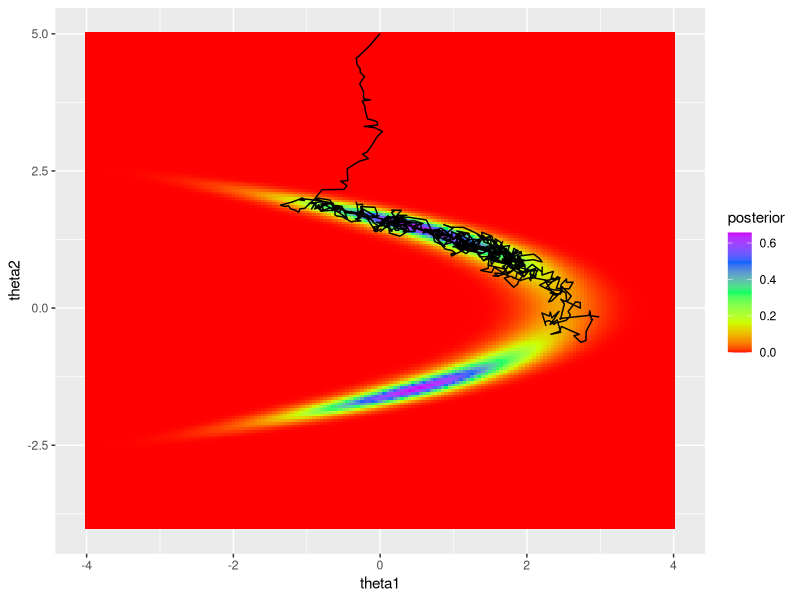
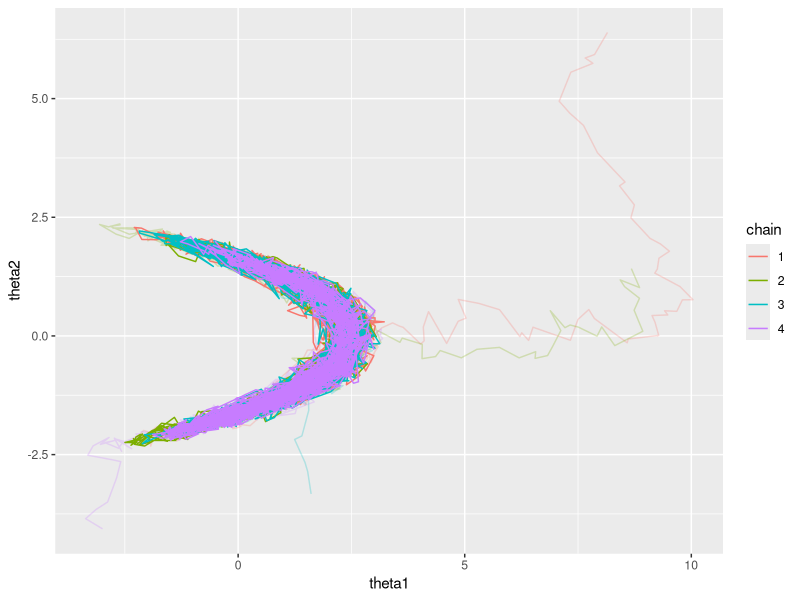
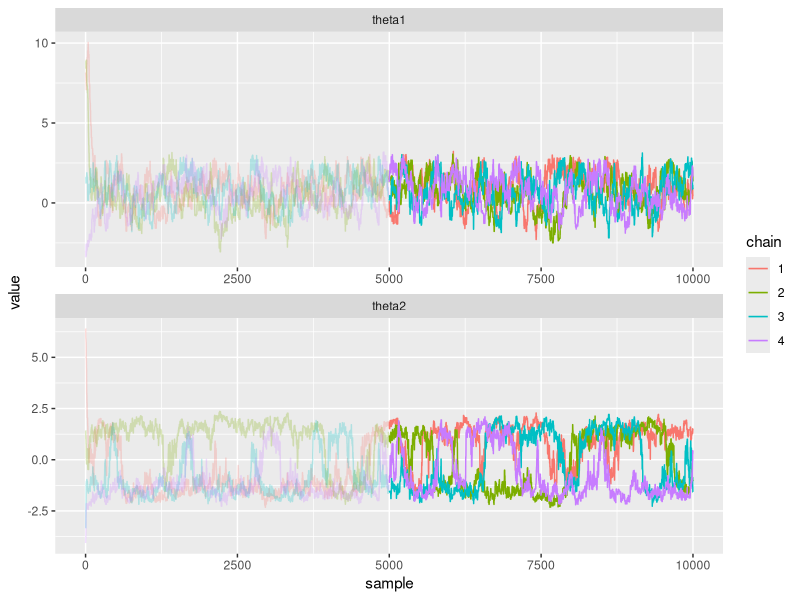

Reproduce these figures in R, in order.
## ---- chunk 1
knitr::opts_chunk$set(echo = TRUE)

library(tidyverse)
library(magrittr)
library(cowplot)
library(mvtnorm)
## ---- chunk 2
set.seed(12)

generate_proposal <- function(pars_now, jump_scale = 0.1) {

  n_pars <- length(pars_now)
  
  # Random draw from multivariate normal
  theta_star <- mvtnorm::rmvnorm(1,
                                 mean = pars_now,
                                 sigma = jump_scale*diag(n_pars))
  return(theta_star)
}
## ---- chunk 3
get_log_target_value <- function(X, pars) {
  
  # log(likelihood)
  sum(
    dnorm(X,
          mean = pars[1] + pars[2]^2, 
          sd = 1,
          log = TRUE)
      ) +
    
    # log(prior)
    dnorm(pars[1], 0, 1, log = TRUE) +
    dnorm(pars[2], 0, 1, log = TRUE)
  
}
## ---- chunk 4
# Compute ratio
get_ratio <- function(X, pars_now, pars_proposal) {
  r <- exp(
    get_log_target_value(X, pars_proposal) - 
      get_log_target_value(X, pars_now)
    )
  
  return(r)
}
## ---- chunk 5
# Sampler
MH_sampler <- function(X, # Data
                       inits, # Initial values
                       n_samples = 1000, # Number of iterations
                       jump_scale = 0.1 # Proposal jump variance
                       ) {

  
  # Matrix for samples
  pars <- matrix(nrow = n_samples, ncol = length(inits))
  
  # Set initial values
  pars[1, ] <- inits

  # Generate samples 
  for(i in 2:n_samples) {
    
    # Current parameters
    pars_now <- pars[i-1, ]
    
    # Proposal
    pars_proposal <- generate_proposal(pars_now, jump_scale)
    
    # Ratio
    r <- get_ratio(X, pars_now, pars_proposal)
    
    r <- min(1, r)
    
    # Does the sampler move?
    move <- sample(x = c(TRUE, FALSE),
                   size = 1,
                   prob = c(r, 1-r))
    # OR: 
    # move <- runif(n = 1, min = 0, max = 1) <= r
    
    if(move) {
      pars[i, ] <- pars_proposal
    } else {
      pars[i, ] <- pars_now
    }
  }
  
  pars <- data.frame(pars)
  
  return(pars) 
}

## ---- chunk 6
X <- c(3.78, 2.76, 2.84, 2.92, 1.3, 3.93, 3.69, 2.28, 2.81, 0.71)
## ---- chunk 7
# Draw samples
samples1 <- MH_sampler(X,
                      inits = c(0, 5),
                      n_samples = 1000, 
                      jump_scale = 0.01)

colnames(samples1) <- c("theta1", "theta2")

# Add column for sample index
samples1$sample <- 1:nrow(samples1)


# Grid approximation
delta <- 0.05
df_grid <- expand.grid(seq(-4, 4, by = delta),
                       seq(-4, 5, by = delta)) %>%
  set_colnames(c("theta1", "theta2"))


for(i in 1:nrow(df_grid)) {
  df_grid[i, "likelihood"] <- prod(
    dnorm(X,
          df_grid[i, "theta1"] + df_grid[i, "theta2"]^2,
          1)
    )
}

df_grid <- df_grid %>% 
  mutate(prior = dnorm(theta1, 0, 1)*dnorm(theta2, 0, 1)) %>%
  mutate(posterior = prior*likelihood) %>% 
  mutate(posterior = posterior / (sum(posterior)*delta^2))


# Plot
p_grid <- ggplot() +
  geom_tile(data = df_grid, 
             aes(x = theta1, y = theta2, fill = posterior)) +
  scale_fill_gradientn(colours = rainbow(5))



# Plot joint posterior samples
p_MH1 <- p_grid +
  geom_path(data = samples1,
            aes(x = theta1, y = theta2))
  

print(p_MH1)
## ---- chunk 8
# Number of chains
n_chains <- 4

# Number of samples
n_samples <- 10000

# Initial warmup proportion
warmup <- 0.5

samples2 <- lapply(1:n_chains, function(i) {
  
  # Use random initial values
  inits <- rnorm(2, 0, 5)
  
  chain <- MH_sampler(X, inits = inits,
                        n_samples = n_samples, 
                        jump_scale = 0.1)
  
  # Wrangle
  colnames(chain) <- c("theta1", "theta2")
  chain$sample <- 1:nrow(chain)
  chain$chain <- as.factor(i)
  chain[1:round(warmup*n_samples), "warmup"] <- TRUE
  chain[(round(warmup*n_samples)+1):n_samples, "warmup"] <- FALSE
  
  return(chain)
  
}) %>% 
  do.call(rbind, .)
## ---- chunk 9
# Plot
p_joint_2 <- ggplot() +
  # Warm-up samples
  geom_path(data = samples2 %>%
              filter(warmup == TRUE),
            aes(theta1, theta2, color = chain),
            alpha = 0.25) +
  # Post-warm-up samples
  geom_path(data = samples2 %>%
              filter(warmup == FALSE),
            aes(theta1, theta2, color = chain))

print(p_joint_2)
## ---- chunk 10
# Compute R hats for theta1 and theta2
Rhat <- function(samples) {
  
  my_samples <- samples
  
  # Number of samples and chains
  m <- ncol(my_samples)
  n <- nrow(my_samples)
  
  
  # Compute B ******************
  psi. <- apply(my_samples, MARGIN = 2, FUN = function(x) mean(x))
  psi.. <- mean(psi.)
  
  B <- (n/(m-1)) * sum((psi. - psi..)^2)
  
  # Compute W ******************
  s_sq <- lapply(1:m, function(i) {
    my_s_sq <- 1/(n-1) * sum((my_samples[, i] - psi.[i])^2)
  }) %>% unlist
  
  W <- 1/m * sum(s_sq)
  
  # R hat
  R <- sqrt( (n-1)/n + B/(n*W) )
  
  return(R)
  
}


th1_Rhat <- samples2[, c("theta1", "chain", "sample")] %>%
  spread(key = chain, value = theta1) %>% 
  select(-sample) %>% 
  Rhat()

th2_Rhat <- samples2[, c("theta2", "chain", "sample")] %>%
  spread(key = chain, value = theta2) %>% 
  select(-sample) %>% 
  Rhat()
## ---- chunk 11
# Trace plots
p_trace_2 <- ggplot() + 
  geom_line(data = samples2 %>% 
              filter(warmup == TRUE) %>% 
              gather(key = "parameter",
                     value = "value",
                     -c("sample", "chain", "warmup")), 
            aes(x = sample, y = value, color = chain), 
            alpha = 0.25) + 
  geom_line(data = samples2 %>% 
              filter(warmup == FALSE) %>% 
              gather(key = "parameter",
                     value = "value",
                     -c("sample", "chain", "warmup")), 
            aes(x = sample, y = value, color = chain)) +
  facet_wrap(~parameter,
             ncol = 1,
             scales = "free")


print(p_trace_2)
